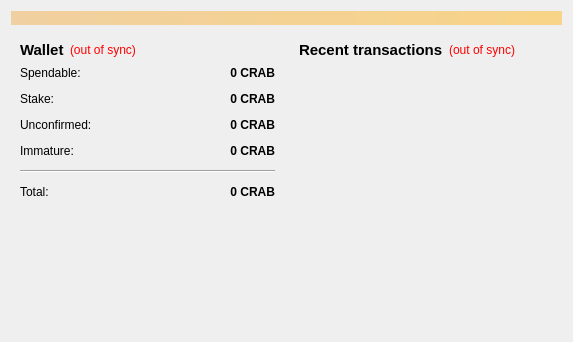
<?xml version="1.0" encoding="UTF-8"?>
<ui version="4.0">
 <class>OverviewPage</class>
 <widget class="QWidget" name="OverviewPage">
  <property name="geometry">
   <rect>
    <x>0</x>
    <y>0</y>
    <width>573</width>
    <height>342</height>
   </rect>
  </property>
  <property name="windowTitle">
   <string>Form</string>
  </property>
  <layout class="QVBoxLayout" name="topLayout">
   <item>
    <widget class="QLabel" name="labelAlerts">
     <property name="visible">
      <bool>false</bool>
     </property>
     <property name="styleSheet">
      <string notr="true">background-color: qlineargradient(x1: 0, y1: 0, x2: 1, y2: 0, stop:0 #F0D0A0, stop:1 #F8D488);  color:#000000
</string>
     </property>
     <property name="wordWrap">
      <bool>true</bool>
     </property>
     <property name="margin">
      <number>3</number>
     </property>
    </widget>
   </item>
   <item>
    <layout class="QHBoxLayout" name="horizontalLayout" stretch="1,1">
     <item>
      <layout class="QVBoxLayout" name="verticalLayout_2">
       <item>
        <widget class="QWidget" name="widget" native="true">
         <layout class="QVBoxLayout" name="verticalLayout_4">
          <item>
           <layout class="QHBoxLayout" name="horizontalLayout_4">
            <item>
             <widget class="QLabel" name="label_5">
              <property name="font">
               <font>
                <pointsize>11</pointsize>
                <weight>75</weight>
                <bold>true</bold>
               </font>
              </property>
              <property name="text">
               <string>Wallet</string>
              </property>
             </widget>
            </item>
            <item>
             <widget class="QLabel" name="labelWalletStatus">
              <property name="toolTip">
               <string>The displayed information may be out of date. Your wallet automatically synchronizes with the Crabcoin network after a connection is established, but this process has not completed yet.</string>
              </property>
              <property name="styleSheet">
               <string notr="true">QLabel { color: red; }</string>
              </property>
              <property name="text">
               <string notr="true">(out of sync)</string>
              </property>
              <property name="alignment">
               <set>Qt::AlignLeading|Qt::AlignLeft|Qt::AlignVCenter</set>
              </property>
             </widget>
            </item>
            <item>
             <spacer name="horizontalSpacer_2">
              <property name="orientation">
               <enum>Qt::Horizontal</enum>
              </property>
              <property name="sizeHint" stdset="0">
               <size>
                <width>40</width>
                <height>20</height>
               </size>
              </property>
             </spacer>
            </item>
           </layout>
          </item>
          <item>
           <layout class="QFormLayout" name="formLayout_2">
            <property name="fieldGrowthPolicy">
             <enum>QFormLayout::AllNonFixedFieldsGrow</enum>
            </property>
            <property name="horizontalSpacing">
             <number>12</number>
            </property>
            <property name="verticalSpacing">
             <number>12</number>
            </property>
            <item row="0" column="0">
             <widget class="QLabel" name="label">
              <property name="text">
               <string>Spendable:</string>
              </property>
             </widget>
            </item>
            <item row="0" column="1">
             <widget class="QLabel" name="labelBalance">
              <property name="font">
               <font>
                <weight>75</weight>
                <bold>true</bold>
               </font>
              </property>
              <property name="cursor">
               <cursorShape>IBeamCursor</cursorShape>
              </property>
              <property name="toolTip">
               <string>Your current spendable balance</string>
              </property>
              <property name="text">
               <string notr="true">0 CRAB</string>
              </property>
              <property name="alignment">
               <set>Qt::AlignRight|Qt::AlignTrailing|Qt::AlignVCenter</set>
              </property>
              <property name="textInteractionFlags">
               <set>Qt::LinksAccessibleByMouse|Qt::TextSelectableByKeyboard|Qt::TextSelectableByMouse</set>
              </property>
             </widget>
            </item>
            <item row="1" column="0">
             <widget class="QLabel" name="label_6">
              <property name="text">
               <string>Stake:</string>
              </property>
             </widget>
            </item>
            <item row="1" column="1">
             <widget class="QLabel" name="labelStake">
              <property name="font">
               <font>
                <weight>75</weight>
                <bold>true</bold>
               </font>
              </property>
              <property name="cursor">
               <cursorShape>IBeamCursor</cursorShape>
              </property>
              <property name="toolTip">
               <string>Total of coins that was staked, and do not yet count toward the current balance</string>
              </property>
              <property name="text">
               <string notr="true">0 CRAB</string>
              </property>
              <property name="alignment">
               <set>Qt::AlignRight|Qt::AlignTrailing|Qt::AlignVCenter</set>
              </property>
              <property name="textInteractionFlags">
               <set>Qt::LinksAccessibleByMouse|Qt::TextSelectableByKeyboard|Qt::TextSelectableByMouse</set>
              </property>
             </widget>
            </item>
            <item row="2" column="0">
             <widget class="QLabel" name="label_3">
              <property name="text">
               <string>Unconfirmed:</string>
              </property>
             </widget>
            </item>
            <item row="2" column="1">
             <widget class="QLabel" name="labelUnconfirmed">
              <property name="font">
               <font>
                <weight>75</weight>
                <bold>true</bold>
               </font>
              </property>
              <property name="cursor">
               <cursorShape>IBeamCursor</cursorShape>
              </property>
              <property name="toolTip">
               <string>Total of transactions that have yet to be confirmed, and do not yet count toward the current balance</string>
              </property>
              <property name="text">
               <string notr="true">0 CRAB</string>
              </property>
              <property name="alignment">
               <set>Qt::AlignRight|Qt::AlignTrailing|Qt::AlignVCenter</set>
              </property>
              <property name="textInteractionFlags">
               <set>Qt::LinksAccessibleByMouse|Qt::TextSelectableByKeyboard|Qt::TextSelectableByMouse</set>
              </property>
             </widget>
            </item>
            <item row="3" column="0">
             <widget class="QLabel" name="labelImmatureText">
              <property name="text">
               <string>Immature:</string>
              </property>
             </widget>
            </item>
            <item row="3" column="1">
             <widget class="QLabel" name="labelImmature">
              <property name="font">
               <font>
                <weight>75</weight>
                <bold>true</bold>
               </font>
              </property>
              <property name="toolTip">
               <string>Mined balance that has not yet matured</string>
              </property>
              <property name="text">
               <string notr="true">0 CRAB</string>
              </property>
              <property name="alignment">
               <set>Qt::AlignRight|Qt::AlignTrailing|Qt::AlignVCenter</set>
              </property>
              <property name="textInteractionFlags">
               <set>Qt::LinksAccessibleByMouse|Qt::TextSelectableByKeyboard|Qt::TextSelectableByMouse</set>
              </property>
             </widget>
            </item>
            <item row="4" column="0" colspan="2">
             <widget class="Line" name="line">
              <property name="orientation">
               <enum>Qt::Horizontal</enum>
              </property>
             </widget>
            </item>
            <item row="5" column="0">
             <widget class="QLabel" name="labelTotalText">
              <property name="text">
               <string>Total:</string>
              </property>
             </widget>
            </item>
            <item row="5" column="1">
             <widget class="QLabel" name="labelTotal">
              <property name="font">
               <font>
                <weight>75</weight>
                <bold>true</bold>
               </font>
              </property>
              <property name="cursor">
               <cursorShape>IBeamCursor</cursorShape>
              </property>
              <property name="toolTip">
               <string>Your current total balance</string>
              </property>
              <property name="text">
               <string notr="true">0 CRAB</string>
              </property>
              <property name="alignment">
               <set>Qt::AlignRight|Qt::AlignTrailing|Qt::AlignVCenter</set>
              </property>
              <property name="textInteractionFlags">
               <set>Qt::LinksAccessibleByMouse|Qt::TextSelectableByKeyboard|Qt::TextSelectableByMouse</set>
              </property>
             </widget>
            </item>
           </layout>
          </item>
         </layout>
        </widget>
       </item>
       <item>
        <spacer name="verticalSpacer">
         <property name="orientation">
          <enum>Qt::Vertical</enum>
         </property>
         <property name="sizeHint" stdset="0">
          <size>
           <width>20</width>
           <height>40</height>
          </size>
         </property>
        </spacer>
       </item>
      </layout>
     </item>
     <item>
      <layout class="QVBoxLayout" name="verticalLayout_3">
       <item>
        <widget class="QWidget" name="widget_2" native="true">
         <layout class="QVBoxLayout" name="verticalLayout">
          <item>
           <layout class="QHBoxLayout" name="horizontalLayout_2">
            <item>
             <widget class="QLabel" name="label_4">
              <property name="font">
               <font>
                <pointsize>11</pointsize>
                <weight>75</weight>
                <bold>true</bold>
               </font>
              </property>
              <property name="text">
               <string>&lt;b&gt;Recent transactions&lt;/b&gt;</string>
              </property>
             </widget>
            </item>
            <item>
             <widget class="QLabel" name="labelTransactionsStatus">
              <property name="toolTip">
               <string>The displayed information may be out of date. Your wallet automatically synchronizes with the Crabcoin network after a connection is established, but this process has not completed yet.</string>
              </property>
              <property name="styleSheet">
               <string notr="true">QLabel { color: red; }</string>
              </property>
              <property name="text">
               <string notr="true">(out of sync)</string>
              </property>
              <property name="alignment">
               <set>Qt::AlignRight|Qt::AlignTrailing|Qt::AlignVCenter</set>
              </property>
             </widget>
            </item>
            <item>
             <spacer name="horizontalSpacer">
              <property name="orientation">
               <enum>Qt::Horizontal</enum>
              </property>
              <property name="sizeHint" stdset="0">
               <size>
                <width>40</width>
                <height>20</height>
               </size>
              </property>
             </spacer>
            </item>
           </layout>
          </item>
          <item>
           <widget class="QListView" name="listTransactions">
            <property name="styleSheet">
             <string notr="true">QListView { background: transparent; }</string>
            </property>
            <property name="frameShape">
             <enum>QFrame::NoFrame</enum>
            </property>
            <property name="verticalScrollBarPolicy">
             <enum>Qt::ScrollBarAlwaysOff</enum>
            </property>
            <property name="horizontalScrollBarPolicy">
             <enum>Qt::ScrollBarAlwaysOff</enum>
            </property>
            <property name="selectionMode">
             <enum>QAbstractItemView::NoSelection</enum>
            </property>
           </widget>
          </item>
         </layout>
        </widget>
       </item>
      </layout>
     </item>
    </layout>
   </item>
  </layout>
 </widget>
 <resources/>
 <connections/>
</ui>
